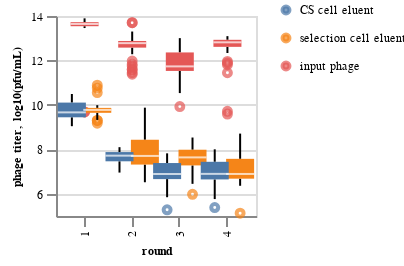

Write notebook code for a chart like this one.
### Code cell
chart_high_throughput

### Figure 1 — Vega-Lite specification as saved in the notebook (floating-point values rounded to 4 significant figures; data arrays with more than 128 entries replaced by an {"elided": "..."} marker saying what was removed)
{"config": {"view": {"continuousWidth": 300, "continuousHeight": 300}, "axis": {"labelFontSize": 6, "titleFontSize": 6}, "header": {"labelFontSize": 6, "titleFontSize": 6, "labelPadding": 3}, "legend": {"titleFontSize": 6, "labelFontSize": 6, "symbolSize": 12, "padding": -6}, "line": {"strokeWidth": 1}, "point": {"size": 12, "strokeWidth": 2}}, "data": {"name": "data-e92ef8eaff78fc828cc67f06415b8208"}, "mark": {"type": "boxplot"}, "encoding": {"color": {"field": "fraction_name", "sort": ["CS cell eluent", "selection cell eluent", "input phage"], "title": null, "type": "nominal"}, "x": {"field": "r", "title": "round", "type": "ordinal"}, "xOffset": {"field": "fraction_name", "type": "nominal"}, "y": {"field": "C_log(pfu/mL)", "scale": {"domain": [5, 14]}, "title": "phage titer, log10(pfu/mL)", "type": "quantitative"}}, "height": 100, "width": 100, "$schema": "https://vega.github.io/schema/vega-lite/v5.17.0.json", "datasets": {"data-e92ef8eaff78fc828cc67f06415b8208": {"elided": "590 records"}}}
